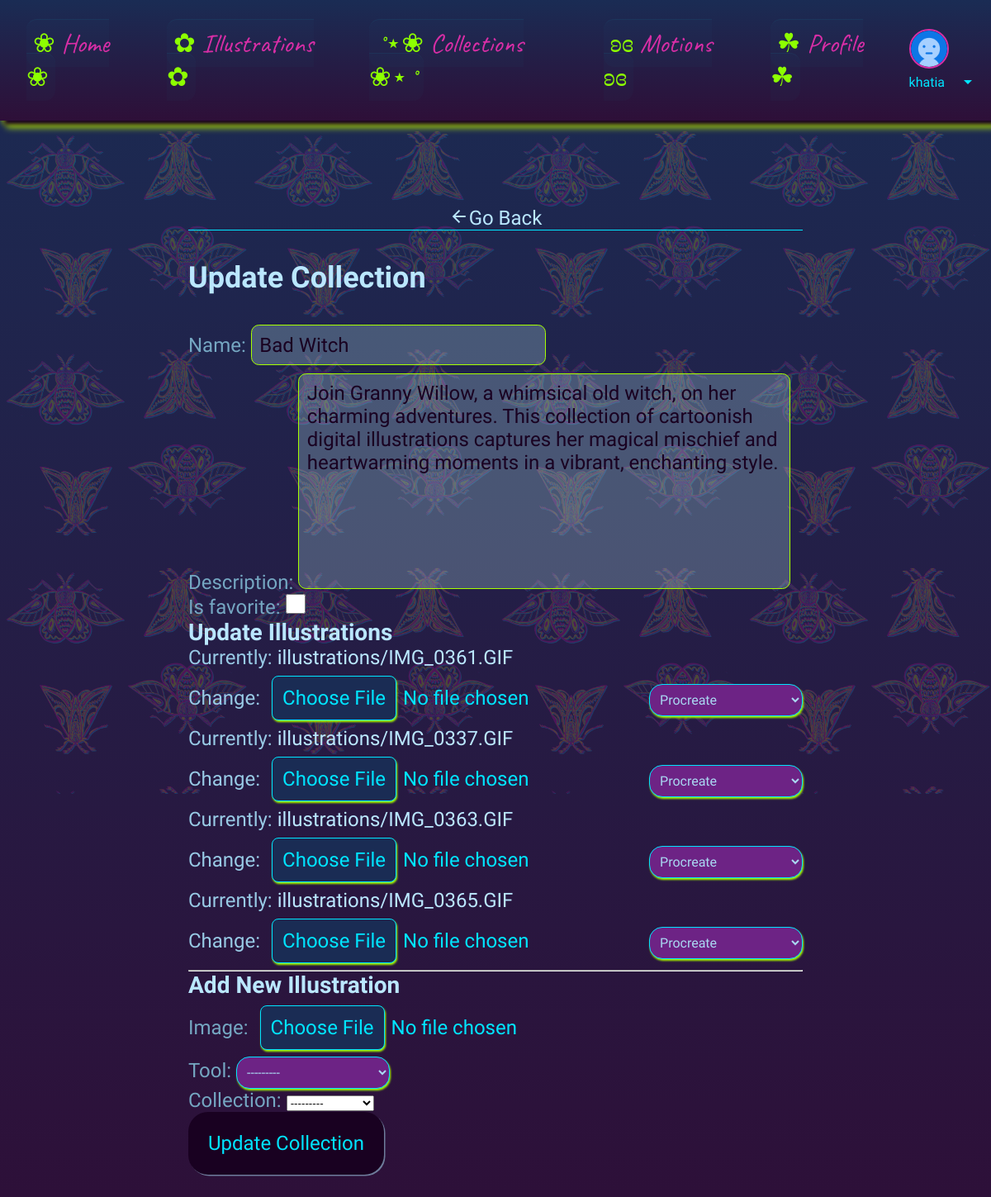
The app's page /collection/2/update/ (signed in), older data.
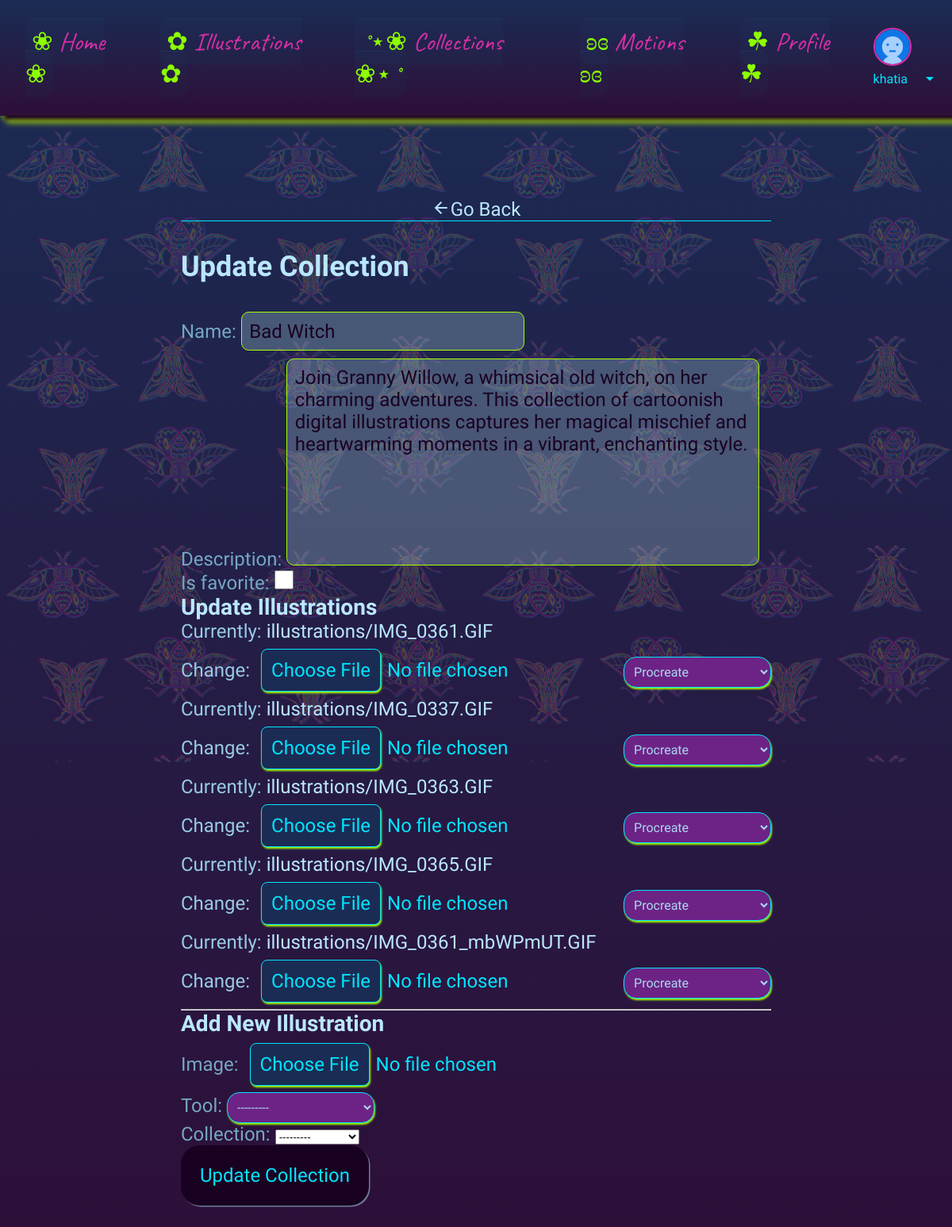
The same page, newer data.
### myapp/models.py (models this page shows, shortened)
class User(AbstractUser):
    collections = models.ManyToManyField(Collections, blank= True, related_name="myapp_user")
    avatar = models.ImageField(null=True, default= 'avatar.png' )

class Collections(models.Model):
    name = models.CharField(max_length=200)
    description = models.TextField(blank=True, null=True)
    created_at = models.DateTimeField(auto_now_add=True)
    is_favorite = models.BooleanField(default=False)
    def __str__(self):
        return self.name

class Illustration(models.Model):
    image = models.ImageField(upload_to='illustrations/')
    name = models.CharField(max_length=200)
    description = models.TextField(blank=True, null=True)
    tool = models.ForeignKey(Tools, related_name='tool',on_delete=models.CASCADE)
    collection = models.ForeignKey(Collections, related_name='illustrations', on_delete=models.CASCADE, null=True, blank=True)

### myapp/views.py (the view)
# urls.py: path('collection/<int:collection_id>/update/', views.update_collection, name='update_collection'),
@superuser_required
def update_collection(request, collection_id):
    collection = get_object_or_404(Collections, id=collection_id)
    collection_form = CollectionUpdateForm(instance=collection)
    illustrations = Illustration.objects.filter(collection=collection)
    illustration_forms = [IllustrationForm(instance=illustration) for illustration in illustrations]
    if request.method == "POST":
        collection_form = CollectionUpdateForm(request.POST, instance=collection)
        if collection_form.is_valid():
            updated_collection = collection_form.save(commit=False)
            updated_collection.save()
            for form in illustration_forms:
                if form.is_valid():
                    form.save()
            new_illustration_form = IllustrationForm(request.POST, request.FILES)
            if new_illustration_form.is_valid():
                new_illustration = new_illustration_form.save(commit=False)
                new_illustration.collection = collection
                new_illustration.save()
            return redirect('collection_detail', collection.id)
    else:
        new_illustration_form = IllustrationForm()
    return render(request, 'myapp/update_collection.html', {
        'collection_form': collection_form,
        'illustration_forms': illustration_forms,
        'new_illustration_form': new_illustration_form,
        'collection': collection
    })

### myapp/forms.py
class CollectionUpdateForm(ModelForm):
    class Meta:
        model = Collections
        fields = '__all__'

class IllustrationForm(forms.ModelForm):
    class Meta:
        model = Illustration
        fields = ['image', 'tool', 'collection']
        widgets = {
            'collection': forms.Select(attrs={'required': False}),
        }

### myapp/models.py (called while the page is built)
    def __str__(self):
        return self.name

### myapp/views.py (called while the page is built)
def superuser_required(view_func):
    @wraps(view_func)
    def _wrapped_view(request, *args, **kwargs):
        if not request.user.is_authenticated:
            from django.contrib.auth.views import redirect_to_login
            return redirect_to_login(request.get_full_path())
        if not request.user.is_superuser:
            return HttpResponseForbidden("You are not allowed to perform this action.")
        return view_func(request, *args, **kwargs)
    return _wrapped_view

### myapp/templates/myapp/update_collection.html (shortened to what this page needs)
{% extends 'main.html' %}
{% block content %}
<div class="delete-container" style="flex-direction: column;">
<a href="{{ request.META.HTTP_REFERER }}" class="go-back"> <span class="material-icons md-light">arrow_back</span> Go Back</a>
<h2>Update Collection</h2>
<form action="" method="POST" enctype="multipart/form-data">
    {{ collection_form.as_p }}
    <h3>Update Illustrations</h3>
    {% for form in illustration_forms %}
        <div>
            {{ form.image }}
            {{ form.tool }}
        </div>
    {% endfor %}
    <hr>
    <h3>Add New Illustration</h3>
    {{ new_illustration_form.as_p }}
    <input type="submit" name="update_collection" value="Update Collection" class="add-file-btn">
</form>
</div>
{% endblock %}

### templates/main.html (shortened to what this page needs)
{% load static %}
<!DOCTYPE html>
<html lang="en">
    <head>
        <link rel="stylesheet" href="{% static 'styles/styles.css' %}">
        <link href="https://cdnjs.cloudflare.com/ajax/libs/font-awesome/6.0.0-beta3/css/all.min.css" rel="stylesheet">
    </head>
    <body>
        {% include 'navbar.html' %}
        {% block content %}
        {% endblock %}
    </body>
</html>

### templates/navbar.html (shortened to what this page needs)
{% load static %}
  <nav class="navbar navbar-expand-lg bg-body-tertiary">
    <div class="container-fluid">
      <div class="collapse navbar-collapse" id="navbarNavDropdown" style="z-index: 100000000 !important;">
        <ul class="navbar-nav">
          <li class="nav-item">
            <a class="nav-link active" aria-current="page" href="{% url 'home' %}"><span>❀</span> Home <span>❀</span></a>
          </li>
          <li class="nav-item">
            <a class="nav-link active" aria-current="page" href="{% url 'illustrations' %}"><span>✿</span> Illustrations<span> ✿</span></a>
          </li>
          <li class="nav-item">
            <a class="nav-link active" aria-current="page" href="{% url 'collections' %}"><span>˚⋆❀ </span> Collections <span>❀⋆˚</span> </a>
          </li>
          <li class="nav-item">
            <a class="nav-link active" aria-current="page" href="{% url 'motions' %}"><span>ʚɞ</span> Motions <span>ʚɞ</span></a>
          </li>
          {% if request.user.is_authenticated %}
          {%if  request.user.is_superuser %}
                <li class="nav-item">
                  <a class="nav-link active" aria-current="page" href="{% url 'profile' request.user.id %}"><span>☘︎</span> Profile <span>☘︎</span></a>
                </li>
          {% endif %}
          <div class="dropdown">
            <div class="">
            <a href="{% url 'profile' request.user.id %}">
              <img src="{{ request.user.avatar.url }}" alt="" style="width: 2.5em; height: 2.5em; border-radius: 100%;">
            </a>
            <a class="nav-link dropdown-toggle" role="button" data-bs-toggle="dropdown" aria-expanded="false" >
              <p>{{request.user.username}} <span class="material-icons md-light">arrow_drop_down</span> </p>
            </a>
          </div>
          </div>
              {% else %}
              <li class="nav-item">
                <a class="nav-link active" aria-current="page" href="{% url 'login'%}">LogIn</a>
              </li>
          {% endif %}
        </ul>
      </div>
    </div>
  </nav>

### static/styles/styles.css (style rules this page uses)
li { list-style: none; }
a { text-decoration: none; color: #bae7ff; }
h3, h2 { color: #bae7ff; }
p { color:#75a7c2; }
body { background: linear-gradient(180deg, #1a2c54 0%, #2e0f38 100%); background-repeat:no-repeat; font-family: Playwrite IT Moderna; display: flex; flex-direction: column; align-items: center; min-height:120vh; position: relative; }
body::before { content: ''; position: absolute; background: url('../files/icons/Untitled_Artwork (5).png') 0 0 / 100px 100px repeat ; background-size: 25%; width: 100%; min-height: 120vh; z-index: -100; opacity: 0.2; filter: drop-shadow(rgb(7, 193, 255) 1px 1px 0.3px ); }
.navbar { display: flex; background: linear-gradient(180deg, #1a2c54 0%, #2e0f38 100% ); padding: 1rem; width: 100%; filter: drop-shadow(rgb(195, 255, 0) 3px 3px 3px ); box-shadow: #190121 5px 5px 5px; z-index: 5000 !important; margin-bottom: 2rem !important; }
.navbar-collapse { display: none; }
nav ul { display: none; display: flex; flex-direction: column; justify-content: space-evenly; align-items: flex-start; z-index: 5000; }
nav ul li { list-style: none; padding: 1rem; }
nav ul li a { text-decoration: none; margin: 10px; color: #d82ea6; font-size: 3rem; border-radius: 0.4em; transition: box-shadow 0.2s ease-in-out; font-family: Caveat; background-color: #00e5ff04; border-top: 0.2px solid #00e5ff0e; }
nav ul li a span { color: rgb(141, 255, 1); }
.dropdown { display: flex; align-items: center; justify-content: center; cursor: pointer; }
.dropdown p { display: flex; align-items: center; justify-content: center; gap: 1em; color: #9dff00 !important; font-size: 2rem; }
.dropdown a img { border-radius: 50%; border: 2px solid #d82ea6; width: 5rem !important; height: 5rem !important; object-fit:cover; }
.add-file-btn { all: unset; box-shadow: rgba(154, 197, 220, 0.601) 1.5px 1.5px 0.3px ; padding: 1em; border-radius: 1em; cursor: pointer; background-color: #190121; transition: 0.3s; }
.delete-container { display: flex; gap: 1.5em; }
.delete-container { margin: 3em 0; font-size: 1.5em; }
.delete-container input { color: #00e5ff; }
.go-back { display: flex; justify-content: center; border-bottom: #00e5ff solid 1px; height: fit-content; transition: filter 0.3s ease-in; }
.delete-container div { color: #98cae5; }
#id_image { all: unset !important; color: #00e5ff !important; margin: 0.5rem; }
#id_tool { border:solid 1px #00e5ff !important; background-color: #6d2385 !important; color: #aad9f2 !important; padding: 0.5em; border-radius: 1em; font-family: Playwrite IT Moderna ; font-size: 1rem !important; filter: drop-shadow(rgb(166, 255, 0) 1px 2px 1px ); }
#id_tool option { font-size: 1rem !important; }
#id_description { all: unset; border: solid 1px rgb(166, 255, 0) ; background: transparent; color: #190121; padding: 0.4em; border-radius: 0.4em; margin-top: 0.4em; background-color: #bbeef441; height: 10em; }
#id_name { all: unset; border: solid 1px rgb(166, 255, 0) ; border-radius: 0.4em; padding: 0.4em; color: #b6d9ec; background-color: #bbeef441; color: #190121; }
#id_is_favorite { width: 1.5rem !important; height: 1.5rem !important; padding: 0.4em !important; }
@media (min-width: 1024px) and (max-width: 5600px) { .navbar { display: flex; justify-content: center; } }
@media (min-width: 1024px) and (max-width: 5600px) { .navbar-collapse { display: flex !important; } }
@media (min-width: 1024px) and (max-width: 5600px) { nav ul { display: flex; flex-direction: row; justify-content: center; align-items: center !important; } }
@media (min-width: 1024px) and (max-width: 5600px) { nav ul li a { font-size: 2rem; padding: 0.5rem !important; margin: 0; } }
@media (min-width: 1024px) and (max-width: 5600px) { .dropdown p { display: flex; align-items: center; justify-content: center; gap: 1em; color: #00e5ff !important; font-size: 1rem; } }
@media (min-width: 1024px) and (max-width: 5600px) { .dropdown a img { width: 3rem !important; height: 3rem !important; } }

Row changes from the older to the newer data that the page shows:
added Illustration: tool "Procreate"
Text that changed along with them:
new list line: "Currently: illustrations/IMG_0361_mbWPmUT.GIF Change:"
